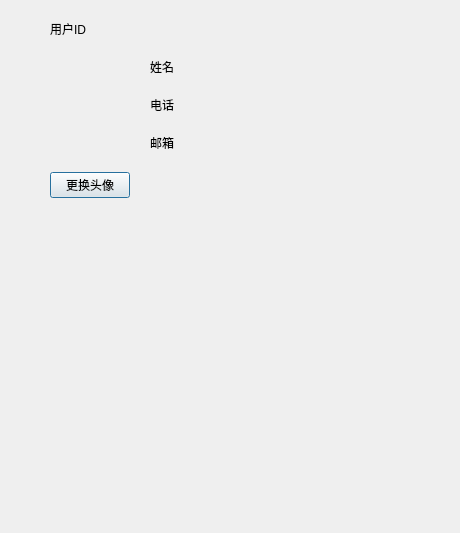
<?xml version="1.0" encoding="UTF-8"?>
<ui version="4.0">
 <class>SettingDialog</class>
 <widget class="QDialog" name="SettingDialog">
  <property name="geometry">
   <rect>
    <x>0</x>
    <y>0</y>
    <width>460</width>
    <height>533</height>
   </rect>
  </property>
  <property name="windowTitle">
   <string>Dialog</string>
  </property>
  <layout class="QGridLayout" name="gridLayout">
   <property name="leftMargin">
    <number>50</number>
   </property>
   <property name="topMargin">
    <number>20</number>
   </property>
   <property name="spacing">
    <number>20</number>
   </property>
   <item row="1" column="0" rowspan="3">
    <widget class="QLabel" name="head_label">
     <property name="minimumSize">
      <size>
       <width>64</width>
       <height>64</height>
      </size>
     </property>
     <property name="maximumSize">
      <size>
       <width>64</width>
       <height>64</height>
      </size>
     </property>
     <property name="text">
      <string/>
     </property>
     <property name="pixmap">
      <pixmap resource="../../resource.qrc">:/resource/chat/CustomerService.png</pixmap>
     </property>
     <property name="scaledContents">
      <bool>true</bool>
     </property>
    </widget>
   </item>
   <item row="3" column="1">
    <widget class="QLabel" name="email_label">
     <property name="text">
      <string>邮箱</string>
     </property>
    </widget>
   </item>
   <item row="1" column="1">
    <widget class="QLabel" name="name_label">
     <property name="text">
      <string>姓名</string>
     </property>
    </widget>
   </item>
   <item row="4" column="0">
    <widget class="QPushButton" name="change_head">
     <property name="text">
      <string>更换头像</string>
     </property>
    </widget>
   </item>
   <item row="0" column="0">
    <widget class="QLabel" name="id_label">
     <property name="text">
      <string>用户ID</string>
     </property>
    </widget>
   </item>
   <item row="2" column="1">
    <widget class="QLabel" name="phone_label">
     <property name="text">
      <string>电话</string>
     </property>
    </widget>
   </item>
   <item row="5" column="0">
    <spacer name="verticalSpacer">
     <property name="orientation">
      <enum>Qt::Vertical</enum>
     </property>
     <property name="sizeHint" stdset="0">
      <size>
       <width>20</width>
       <height>40</height>
      </size>
     </property>
    </spacer>
   </item>
  </layout>
 </widget>
 <resources>
  <include location="../../resource.qrc"/>
 </resources>
 <connections/>
</ui>
